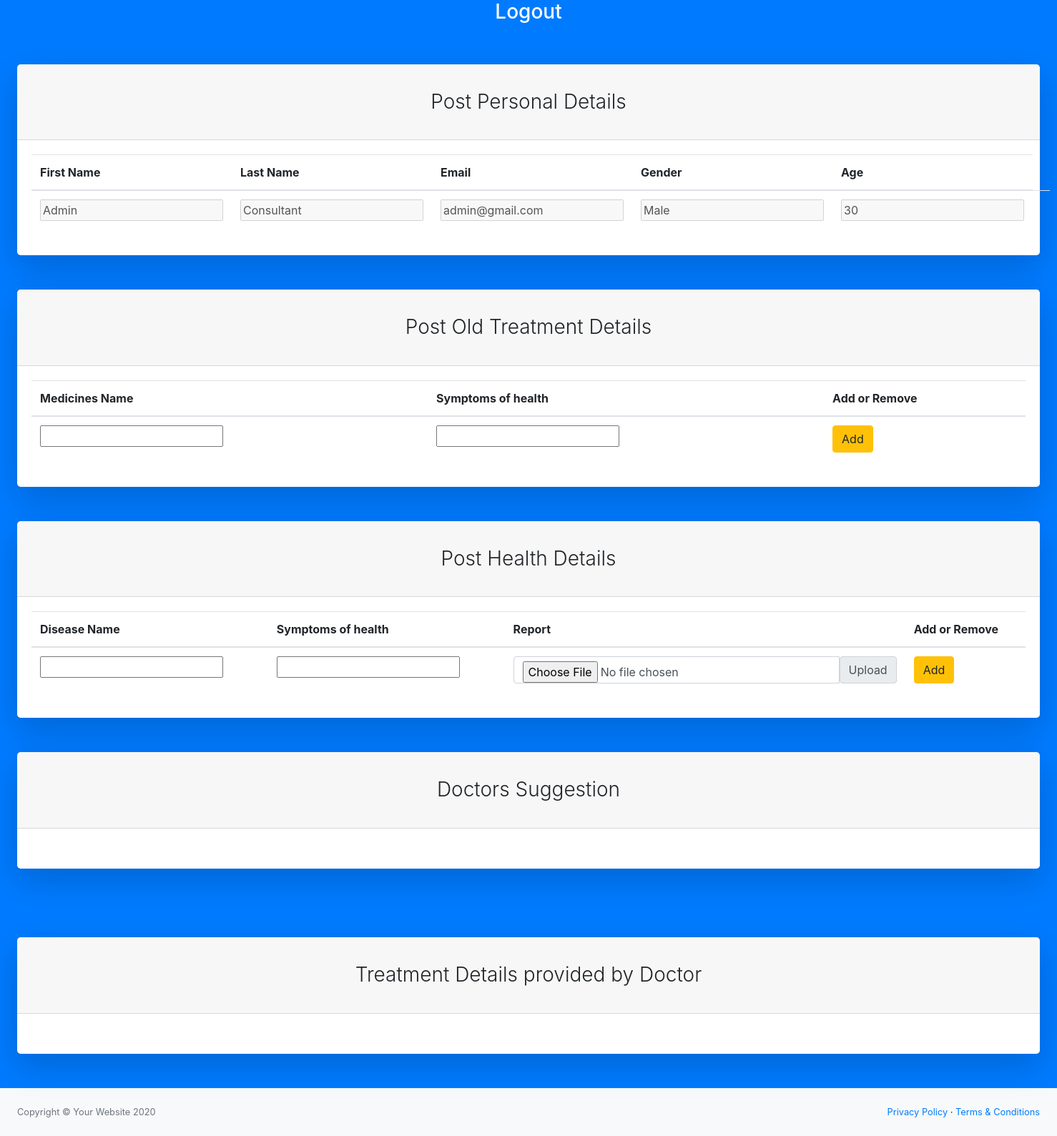
/profile.php (signed in), run on the app's committed database.
### tables this page shows
CREATE TABLE `user` (
  `id` int(11) NOT NULL,
  `Fname` varchar(50) NOT NULL,
  `Lname` varchar(50) NOT NULL,
  `Email` varchar(50) NOT NULL,
  `Password` varchar(50) NOT NULL,
  `role` int(11) NOT NULL,
  `Mname` varchar(255) DEFAULT NULL,
  `Dname` varchar(255) DEFAULT NULL,
  `symtoms` varchar(255) DEFAULT NULL,
  `Gender` varchar(6) DEFAULT NULL,
  `Age` varchar(10) NOT NULL
);

### profile.php (the view, shortened to what this page needs)
<?php include 'config.php' ?>
<?php include 'header.php' ?>
<?php
if(isset($_SESSION["Email"])){
?>
<body class="bg-primary">
    <div id="layoutAuthentication">
        <h3 class="text-center"><a href="logout.php" style="color:#fff !important">Logout</a></h3>
        <div id="layoutAuthentication_content">
            <main>
                <div class="container-fluid">
                    <div class="row justify-content-center">
                        <div class="col-lg-12">
                            <div class="card shadow-lg border-0 rounded-lg mt-5">
                                <div class="card-header">
                                    <h3 class="text-center font-weight-light my-4">Post Personal Details</h3>
                                </div>
                                <div class="card-body">
                                    <table class="table">
                                        <thead>
                                            <tr>
                                                <th scope="col">First Name</th>
                                                <th scope="col">Last Name</th>
                                                <th scope="col">Email</th>
                                                <th scope="col">Gender</th>
                                                <th scope="col">Age</th>
                                            </tr>
                                        </thead>
                                        <tbody>
                                            <?php
                                            $Email = $_SESSION["Email"];
                                            $sql = mysqli_query($con, "SELECT * FROM `user` WHERE Email='$Email'");
                                            while ($row = mysqli_fetch_array($sql)) {
                                            ?>
                                                <form method="get" action="">
                                                    <tr>
                                                        <td><input type="text" disabled name="Fname" value="<?php echo $row['Fname'] ?>"></td>
                                                        <td><input type="text" disabled name="Lname" value="<?php echo $row['Lname'] ?>"></td>
                                                        <td><input type="text" disabled name="Email" value="<?php echo $row['Email'] ?>"></td>
                                                        <td><input type="text" disabled name="Gender" value="<?php echo $row['Gender'] ?>"></td>
                                                        <td><input type="text" disabled name="Age" value="<?php echo $row['Age'] ?>"></td>
                                                        <td><input type="hidden" name="Pdesc" value="<?php echo $row['role'] ?>"></td>
                                                    </tr>
                                                </form>
                                            <?php
                                            }
                                            ?>
                                        </tbody>
                                    </table>
                                </div>
                            </div>
                        </div>
                    </div>
                </div>
            </main>
            <main>
                <div class="container-fluid">
                    <div class="row justify-content-center">
                        <div class="col-lg-12">
                            <div class="card shadow-lg border-0 rounded-lg mt-5">
                                <div class="card-header">
                                    <h3 class="text-center font-weight-light my-4">Post Old Treatment Details</h3>
                                </div>
                                <div class="card-body">
                                    <table class="table" id="table_field">
                                        <thead>
                                            <tr>
                                                <th scope="col">Medicines Name</th>
                                                <th scope="col">Symptoms of health</th>
                                                <th scope="col">Add or Remove</th>
                                            </tr>
                                        </thead>
                                        <tbody>
                                            <form method="get" action="">
                                                <tr>
                                                    <td><input type="text" name="Mname" required></td>
                                                    <td><input type="text" name="Sname" required></td>
                                                    <td><button type="submit" class="btn btn-warning" name="add1" id="add1" value="Add">Add</button></td>
                                                </tr>
                                        </tbody>
                                    </table>
                                </div>
                            </div>
                        </div>
                    </div>
                </div>
            </main>
            <main>
                <div class="container-fluid">
                    <div class="row justify-content-center">
                        <div class="col-lg-12">
                            <div class="card shadow-lg border-0 rounded-lg mt-5">
                                <div class="card-header">
                                    <h3 class="text-center font-weight-light my-4">Post Health Details</h3>
                                </div>
                                <div class="card-body">
                                    <table class="table">
                                        <thead>
                                            <tr>
                                                <th scope="col">Disease Name</th>
                                                <th scope="col">Symptoms of health</th>
                                                <th scope="col">Report</th>
                                                <th scope="col">Add or Remove</th>
                                            </tr>
                                        </thead>
                                        <tbody>
                                            <form method="post" enctype="multipart/form-data">
                                                <tr>
                                                    <td><input type="text" name="Dname" required></td>
                                                    <td><input type="text" name="Sname" required></td>
                                                    <td>
                                                        <div class="input-group">
                                                            <input type="file" class="form-control" name="file" required>
                                                            <label class="input-group-text" for="inputGroupFile02">Upload</label>
                                                        </div>
                                                    </td>
                                                    <td><input type="submit" value="Add" name="add2" class="btn btn-warning"></td>
                                                </tr>
                                            </form>
                                        </tbody>
                                    </table>
                                </div>
                            </div>
                        </div>
                    </div>
                </div>
            </main>
            <main>
                <div class="container-fluid mb-5">
                    <div class="row justify-content-center">
                        <div class="col-lg-12">
                            <div class="card shadow-lg border-0 rounded-lg mt-5">
                                <div class="card-header">
                                    <h3 class="text-center font-weight-light my-4">Doctors Suggestion</h3>
                                </div>
                                <div class="card-body">
                                </div>
                            </div>
                        </div>
                    </div>
                </div>
            </main>
            <main>
                <div class="container-fluid mb-5">
                    <div class="row justify-content-center">
                        <div class="col-lg-12">
                            <div class="card shadow-lg border-0 rounded-lg mt-5">
                                <div class="card-header">
                                    <h3 class="text-center font-weight-light my-4">Treatment Details provided by Doctor </h3>
                                </div>
                                <div class="card-body">
                                </div>
                            </div>
                        </div>
                    </div>
                </div>
            </main>
        </div>
        <div id="layoutAuthentication_footer">
            <footer class="py-4 bg-light mt-auto">
                <div class="container-fluid">
                    <div class="d-flex align-items-center justify-content-between small">
                        <div class="text-muted">Copyright &copy; Your Website 2020</div>
                        <div>
                            <a href="#">Privacy Policy</a>
                            &middot;
                            <a href="#">Terms &amp; Conditions</a>
                        </div>
                    </div>
                </div>
            </footer>
        </div>
    </div>
</body>
</html>
<?php
}
else {
    header("Location:login.php");
  }
?>

### data on the page
user: Fname "Admin", Lname "Consultant", Email "admin@gmail.com", Gender "Male", Age "30"
